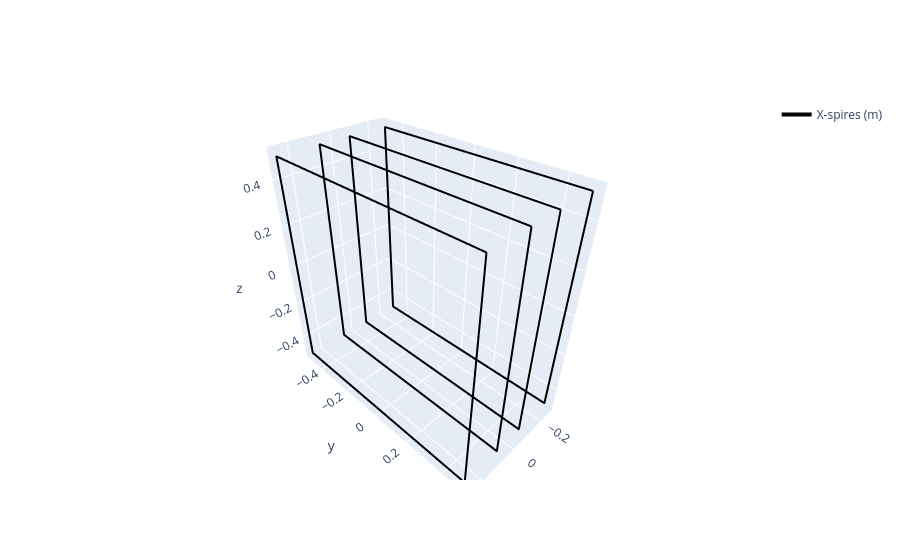

Source (notebook cell):
### Code cell
##Spawn spires
spire_x_s = X_coil.square_spires(num_seg)

f0 = None
f0 = hplot.plot_spires(f0, spire_x_s, color='black', row=None, col=None)

f0.show()

### Figure 1 — Plotly figure (JSON) as saved in the notebook; plotly's stock layout.template omitted (floating-point values rounded to 4 significant figures; data arrays with more than 128 entries replaced by an {"elided": "..."} marker saying what was removed)
{"data": [{"legendgroup": "X-spires (m)", "line": {"color": "black", "width": 4}, "mode": "lines", "name": "X-spires (m)", "showlegend": true, "type": "scatter3d", "x": {"elided": "400 float values"}, "y": {"elided": "400 float values"}, "z": {"elided": "400 float values"}}, {"legendgroup": "X-spires (m)", "line": {"color": "black", "width": 4}, "mode": "lines", "showlegend": false, "type": "scatter3d", "x": {"elided": "400 float values"}, "y": {"elided": "400 float values"}, "z": {"elided": "400 float values"}}, {"legendgroup": "X-spires (m)", "line": {"color": "black", "width": 4}, "mode": "lines", "showlegend": false, "type": "scatter3d", "x": {"elided": "400 float values"}, "y": {"elided": "400 float values"}, "z": {"elided": "400 float values"}}, {"legendgroup": "X-spires (m)", "line": {"color": "black", "width": 4}, "mode": "lines", "showlegend": false, "type": "scatter3d", "x": {"elided": "400 float values"}, "y": {"elided": "400 float values"}, "z": {"elided": "400 float values"}}], "layout": {}}
